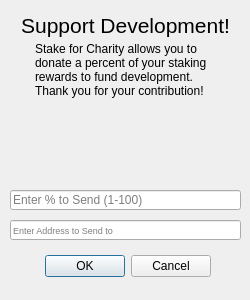
<?xml version="1.0" encoding="UTF-8"?>
<ui version="4.0">
 <class>charityDialog</class>
 <widget class="QDialog" name="charityDialog">
  <property name="geometry">
   <rect>
    <x>0</x>
    <y>0</y>
    <width>250</width>
    <height>300</height>
   </rect>
  </property>
  <property name="windowTitle">
   <string>BUZZ Development Fund Donations</string>
  </property>
  <widget class="QDialogButtonBox" name="buttonBox">
   <property name="geometry">
    <rect>
     <x>-130</x>
     <y>250</y>
     <width>341</width>
     <height>32</height>
    </rect>
   </property>
   <property name="orientation">
    <enum>Qt::Horizontal</enum>
   </property>
   <property name="standardButtons">
    <set>QDialogButtonBox::Cancel|QDialogButtonBox::Ok</set>
   </property>
  </widget>
  <widget class="QLineEdit" name="charityPercentEdit">
   <property name="geometry">
    <rect>
     <x>10</x>
     <y>190</y>
     <width>231</width>
     <height>20</height>
    </rect>
   </property>
   <property name="placeholderText">
    <string>Enter % to Send (1-100)</string>
   </property>
  </widget>
  <widget class="QLineEdit" name="charityAddressEdit">
   <property name="geometry">
    <rect>
     <x>10</x>
     <y>220</y>
     <width>231</width>
     <height>20</height>
    </rect>
   </property>
   <property name="font">
    <font>
     <pointsize>7</pointsize>
    </font>
   </property>
   <property name="placeholderText">
    <string>Enter Address to Send to</string>
   </property>
  </widget>
  <widget class="QLabel" name="label">
   <property name="geometry">
    <rect>
     <x>0</x>
     <y>10</y>
     <width>251</width>
     <height>31</height>
    </rect>
   </property>
   <property name="font">
    <font>
     <pointsize>16</pointsize>
    </font>
   </property>
   <property name="text">
    <string>Support Development!</string>
   </property>
   <property name="scaledContents">
    <bool>false</bool>
   </property>
   <property name="alignment">
    <set>Qt::AlignCenter</set>
   </property>
  </widget>
  <widget class="QLabel" name="label_2">
   <property name="geometry">
    <rect>
     <x>35</x>
     <y>42</y>
     <width>181</width>
     <height>141</height>
    </rect>
   </property>
   <property name="lineWidth">
    <number>1</number>
   </property>
   <property name="text">
    <string>Stake for Charity allows you to donate a percent of your staking rewards to fund development. Thank you for your contribution!</string>
   </property>
   <property name="alignment">
    <set>Qt::AlignLeading|Qt::AlignLeft|Qt::AlignTop</set>
   </property>
   <property name="wordWrap">
    <bool>true</bool>
   </property>
  </widget>
 </widget>
 <resources/>
 <connections>
  <connection>
   <sender>buttonBox</sender>
   <signal>accepted()</signal>
   <receiver>charityDialog</receiver>
   <slot>accept()</slot>
   <hints>
    <hint type="sourcelabel">
     <x>248</x>
     <y>254</y>
    </hint>
    <hint type="destinationlabel">
     <x>157</x>
     <y>274</y>
    </hint>
   </hints>
  </connection>
  <connection>
   <sender>buttonBox</sender>
   <signal>rejected()</signal>
   <receiver>charityDialog</receiver>
   <slot>reject()</slot>
   <hints>
    <hint type="sourcelabel">
     <x>316</x>
     <y>260</y>
    </hint>
    <hint type="destinationlabel">
     <x>286</x>
     <y>274</y>
    </hint>
   </hints>
  </connection>
 </connections>
</ui>
